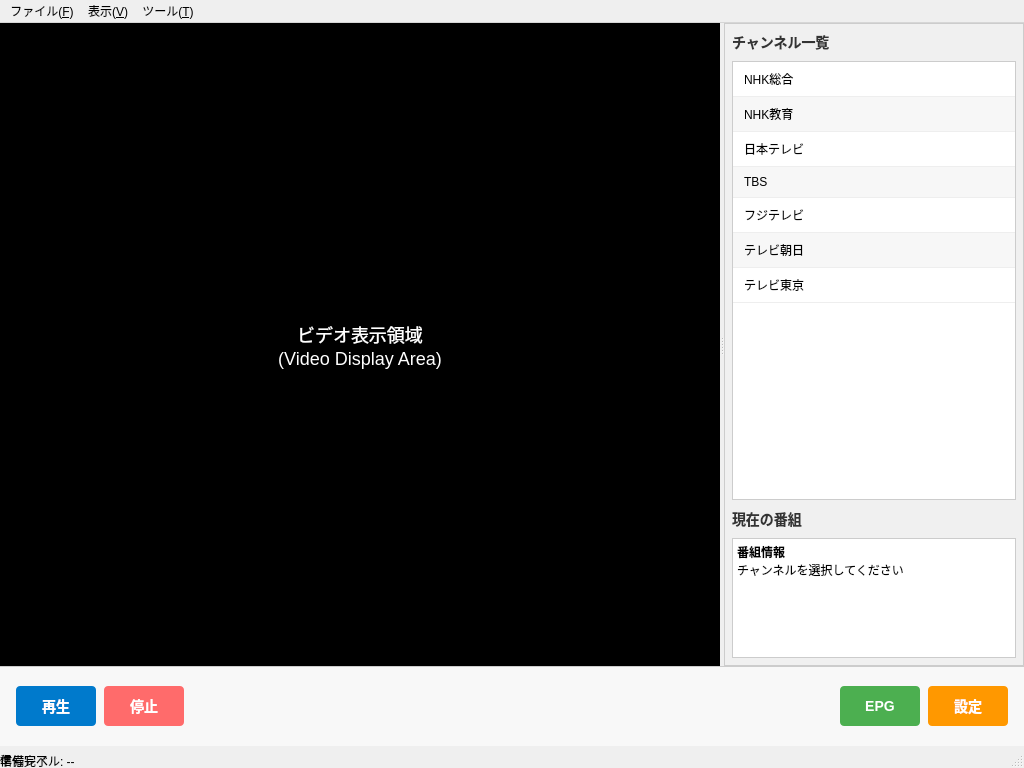
<?xml version="1.0" encoding="UTF-8"?>
<ui version="4.0">
 <class>MainWindow</class>
 <widget class="QMainWindow" name="MainWindow">
  <property name="geometry">
   <rect>
    <x>0</x>
    <y>0</y>
    <width>1024</width>
    <height>768</height>
   </rect>
  </property>
  <property name="windowTitle">
   <string>TVTest Android</string>
  </property>
  <property name="windowIcon">
   <iconset>
    <normaloff>:/icons/app_icon.png</normaloff>:/icons/app_icon.png</iconset>
  </property>
  <widget class="QWidget" name="centralwidget">
   <layout class="QVBoxLayout" name="mainVerticalLayout">
    <property name="spacing">
     <number>0</number>
    </property>
    <property name="leftMargin">
     <number>0</number>
    </property>
    <property name="topMargin">
     <number>0</number>
    </property>
    <property name="rightMargin">
     <number>0</number>
    </property>
    <property name="bottomMargin">
     <number>0</number>
    </property>
    <item>
     <widget class="QSplitter" name="mainSplitter">
      <property name="orientation">
       <enum>Qt::Horizontal</enum>
      </property>
      <widget class="QWidget" name="videoContainer">
       <property name="minimumSize">
        <size>
         <width>640</width>
         <height>480</height>
        </size>
       </property>
       <property name="styleSheet">
        <string notr="true">QWidget#videoContainer {
    background-color: black;
    border: 1px solid #333333;
}</string>
       </property>
       <layout class="QVBoxLayout" name="videoLayout">
        <property name="spacing">
         <number>0</number>
        </property>
        <property name="leftMargin">
         <number>0</number>
        </property>
        <property name="topMargin">
         <number>0</number>
        </property>
        <property name="rightMargin">
         <number>0</number>
        </property>
        <property name="bottomMargin">
         <number>0</number>
        </property>
        <item>
         <widget class="QLabel" name="videoPlaceholder">
          <property name="text">
           <string>ビデオ表示領域
(Video Display Area)</string>
          </property>
          <property name="alignment">
           <set>Qt::AlignCenter</set>
          </property>
          <property name="styleSheet">
           <string notr="true">QLabel {
    color: white;
    font-size: 18px;
    background-color: black;
}</string>
          </property>
         </widget>
        </item>
       </layout>
      </widget>
      <widget class="QWidget" name="sidePanel">
       <property name="maximumSize">
        <size>
         <width>300</width>
         <height>16777215</height>
        </size>
       </property>
       <property name="styleSheet">
        <string notr="true">QWidget#sidePanel {
    background-color: #f0f0f0;
    border: 1px solid #cccccc;
}</string>
       </property>
       <layout class="QVBoxLayout" name="sidePanelLayout">
        <property name="spacing">
         <number>8</number>
        </property>
        <property name="leftMargin">
         <number>8</number>
        </property>
        <property name="topMargin">
         <number>8</number>
        </property>
        <property name="rightMargin">
         <number>8</number>
        </property>
        <property name="bottomMargin">
         <number>8</number>
        </property>
        <item>
         <widget class="QLabel" name="channelListLabel">
          <property name="text">
           <string>チャンネル一覧</string>
          </property>
          <property name="styleSheet">
           <string notr="true">QLabel {
    font-weight: bold;
    font-size: 14px;
    color: #333333;
}</string>
          </property>
         </widget>
        </item>
        <item>
         <widget class="QListWidget" name="channelListWidget">
          <property name="alternatingRowColors">
           <bool>true</bool>
          </property>
          <property name="styleSheet">
           <string notr="true">QListWidget {
    border: 1px solid #cccccc;
    background-color: white;
    selection-background-color: #007acc;
    selection-color: white;
}

QListWidget::item {
    padding: 8px;
    border-bottom: 1px solid #eeeeee;
}

QListWidget::item:hover {
    background-color: #e6f3ff;
}

QListWidget::item:selected {
    background-color: #007acc;
    color: white;
}</string>
          </property>
          <item>
           <property name="text">
            <string>NHK総合</string>
           </property>
          </item>
          <item>
           <property name="text">
            <string>NHK教育</string>
           </property>
          </item>
          <item>
           <property name="text">
            <string>日本テレビ</string>
           </property>
          </item>
          <item>
           <property name="text">
            <string>TBS</string>
           </property>
          </item>
          <item>
           <property name="text">
            <string>フジテレビ</string>
           </property>
          </item>
          <item>
           <property name="text">
            <string>テレビ朝日</string>
           </property>
          </item>
          <item>
           <property name="text">
            <string>テレビ東京</string>
           </property>
          </item>
         </widget>
        </item>
        <item>
         <widget class="QLabel" name="currentProgramLabel">
          <property name="text">
           <string>現在の番組</string>
          </property>
          <property name="styleSheet">
           <string notr="true">QLabel {
    font-weight: bold;
    font-size: 14px;
    color: #333333;
}</string>
          </property>
         </widget>
        </item>
        <item>
         <widget class="QTextEdit" name="currentProgramInfo">
          <property name="maximumSize">
           <size>
            <width>16777215</width>
            <height>120</height>
           </size>
          </property>
          <property name="readOnly">
           <bool>true</bool>
          </property>
          <property name="html">
           <string>&lt;!DOCTYPE HTML PUBLIC &quot;-//W3C//DTD HTML 4.0//EN&quot; &quot;http://www.w3.org/TR/REC-html40/strict.dtd&quot;&gt;
&lt;html&gt;&lt;head&gt;&lt;meta name=&quot;qrichtext&quot; content=&quot;1&quot; /&gt;&lt;style type=&quot;text/css&quot;&gt;
p, li { white-space: pre-wrap; }
&lt;/style&gt;&lt;/head&gt;&lt;body style=&quot; font-family:'MS UI Gothic'; font-size:9pt; font-weight:400; font-style:normal;&quot;&gt;
&lt;p style=&quot; margin-top:0px; margin-bottom:0px; margin-left:0px; margin-right:0px; -qt-block-indent:0; text-indent:0px;&quot;&gt;&lt;span style=&quot; font-weight:600;&quot;&gt;番組情報&lt;/span&gt;&lt;/p&gt;
&lt;p style=&quot; margin-top:0px; margin-bottom:0px; margin-left:0px; margin-right:0px; -qt-block-indent:0; text-indent:0px;&quot;&gt;チャンネルを選択してください&lt;/p&gt;&lt;/body&gt;&lt;/html&gt;</string>
          </property>
          <property name="styleSheet">
           <string notr="true">QTextEdit {
    border: 1px solid #cccccc;
    background-color: white;
    font-size: 12px;
}</string>
          </property>
         </widget>
        </item>
       </layout>
      </widget>
     </widget>
    </item>
    <item>
     <widget class="QWidget" name="controlPanel">
      <property name="maximumSize">
       <size>
        <width>16777215</width>
        <height>80</height>
       </size>
      </property>
      <property name="styleSheet">
       <string notr="true">QWidget#controlPanel {
    background-color: #f8f8f8;
    border-top: 1px solid #cccccc;
}</string>
      </property>
      <layout class="QHBoxLayout" name="controlLayout">
       <property name="spacing">
        <number>8</number>
       </property>
       <property name="leftMargin">
        <number>16</number>
       </property>
       <property name="topMargin">
        <number>8</number>
       </property>
       <property name="rightMargin">
        <number>16</number>
       </property>
       <property name="bottomMargin">
        <number>8</number>
       </property>
       <item>
        <widget class="QPushButton" name="playButton">
         <property name="minimumSize">
          <size>
           <width>80</width>
           <height>40</height>
          </size>
         </property>
         <property name="text">
          <string>再生</string>
         </property>
         <property name="icon">
          <iconset>
           <normaloff>:/icons/play.png</normaloff>:/icons/play.png</iconset>
         </property>
         <property name="iconSize">
          <size>
           <width>24</width>
           <height>24</height>
          </size>
         </property>
         <property name="styleSheet">
          <string notr="true">QPushButton {
    background-color: #007acc;
    color: white;
    border: none;
    border-radius: 4px;
    font-size: 14px;
    font-weight: bold;
}

QPushButton:hover {
    background-color: #005a9c;
}

QPushButton:pressed {
    background-color: #004080;
}

QPushButton:disabled {
    background-color: #cccccc;
    color: #666666;
}</string>
         </property>
        </widget>
       </item>
       <item>
        <widget class="QPushButton" name="stopButton">
         <property name="minimumSize">
          <size>
           <width>80</width>
           <height>40</height>
          </size>
         </property>
         <property name="text">
          <string>停止</string>
         </property>
         <property name="icon">
          <iconset>
           <normaloff>:/icons/stop.png</normaloff>:/icons/stop.png</iconset>
         </property>
         <property name="iconSize">
          <size>
           <width>24</width>
           <height>24</height>
          </size>
         </property>
         <property name="styleSheet">
          <string notr="true">QPushButton {
    background-color: #ff6b6b;
    color: white;
    border: none;
    border-radius: 4px;
    font-size: 14px;
    font-weight: bold;
}

QPushButton:hover {
    background-color: #ff5252;
}

QPushButton:pressed {
    background-color: #ff1744;
}

QPushButton:disabled {
    background-color: #cccccc;
    color: #666666;
}</string>
         </property>
        </widget>
       </item>
       <item>
        <spacer name="controlSpacer">
         <property name="orientation">
          <enum>Qt::Horizontal</enum>
         </property>
         <property name="sizeHint" stdset="0">
          <size>
           <width>40</width>
           <height>20</height>
          </size>
         </property>
        </spacer>
       </item>
       <item>
        <widget class="QPushButton" name="epgButton">
         <property name="minimumSize">
          <size>
           <width>80</width>
           <height>40</height>
          </size>
         </property>
         <property name="text">
          <string>EPG</string>
         </property>
         <property name="icon">
          <iconset>
           <normaloff>:/icons/epg.png</normaloff>:/icons/epg.png</iconset>
         </property>
         <property name="iconSize">
          <size>
           <width>24</width>
           <height>24</height>
          </size>
         </property>
         <property name="styleSheet">
          <string notr="true">QPushButton {
    background-color: #4caf50;
    color: white;
    border: none;
    border-radius: 4px;
    font-size: 14px;
    font-weight: bold;
}

QPushButton:hover {
    background-color: #45a049;
}

QPushButton:pressed {
    background-color: #3d8b40;
}</string>
         </property>
        </widget>
       </item>
       <item>
        <widget class="QPushButton" name="settingsButton">
         <property name="minimumSize">
          <size>
           <width>80</width>
           <height>40</height>
          </size>
         </property>
         <property name="text">
          <string>設定</string>
         </property>
         <property name="icon">
          <iconset>
           <normaloff>:/icons/settings.png</normaloff>:/icons/settings.png</iconset>
         </property>
         <property name="iconSize">
          <size>
           <width>24</width>
           <height>24</height>
          </size>
         </property>
         <property name="styleSheet">
          <string notr="true">QPushButton {
    background-color: #ff9800;
    color: white;
    border: none;
    border-radius: 4px;
    font-size: 14px;
    font-weight: bold;
}

QPushButton:hover {
    background-color: #f57c00;
}

QPushButton:pressed {
    background-color: #ef6c00;
}</string>
         </property>
        </widget>
       </item>
      </layout>
     </widget>
    </item>
   </layout>
  </widget>
  <widget class="QMenuBar" name="menubar">
   <property name="geometry">
    <rect>
     <x>0</x>
     <y>0</y>
     <width>1024</width>
     <height>22</height>
    </rect>
   </property>
   <widget class="QMenu" name="menuFile">
    <property name="title">
     <string>ファイル(&amp;F)</string>
    </property>
    <addaction name="actionOpen"/>
    <addaction name="separator"/>
    <addaction name="actionExit"/>
   </widget>
   <widget class="QMenu" name="menuView">
    <property name="title">
     <string>表示(&amp;V)</string>
    </property>
    <addaction name="actionFullscreen"/>
    <addaction name="actionChannelList"/>
    <addaction name="separator"/>
    <addaction name="actionEPG"/>
   </widget>
   <widget class="QMenu" name="menuTools">
    <property name="title">
     <string>ツール(&amp;T)</string>
    </property>
    <addaction name="actionSettings"/>
    <addaction name="separator"/>
    <addaction name="actionAbout"/>
   </widget>
   <addaction name="menuFile"/>
   <addaction name="menuView"/>
   <addaction name="menuTools"/>
  </widget>
  <widget class="QStatusBar" name="statusbar">
   <widget class="QLabel" name="statusLabel">
    <property name="text">
     <string>準備完了</string>
    </property>
   </widget>
   <widget class="QLabel" name="signalLabel">
    <property name="text">
     <string>信号レベル: --</string>
    </property>
   </widget>
  </widget>
  <action name="actionOpen">
   <property name="text">
    <string>開く(&amp;O)...</string>
   </property>
   <property name="shortcut">
    <string>Ctrl+O</string>
   </property>
  </action>
  <action name="actionExit">
   <property name="text">
    <string>終了(&amp;X)</string>
   </property>
   <property name="shortcut">
    <string>Ctrl+Q</string>
   </property>
  </action>
  <action name="actionFullscreen">
   <property name="text">
    <string>全画面(&amp;F)</string>
   </property>
   <property name="shortcut">
    <string>F11</string>
   </property>
   <property name="checkable">
    <bool>true</bool>
   </property>
  </action>
  <action name="actionChannelList">
   <property name="text">
    <string>チャンネルリスト(&amp;C)</string>
   </property>
   <property name="shortcut">
    <string>Ctrl+L</string>
   </property>
   <property name="checkable">
    <bool>true</bool>
   </property>
   <property name="checked">
    <bool>true</bool>
   </property>
  </action>
  <action name="actionEPG">
   <property name="text">
    <string>EPG(&amp;E)</string>
   </property>
   <property name="shortcut">
    <string>Ctrl+E</string>
   </property>
  </action>
  <action name="actionSettings">
   <property name="text">
    <string>設定(&amp;S)...</string>
   </property>
   <property name="shortcut">
    <string>Ctrl+P</string>
   </property>
  </action>
  <action name="actionAbout">
   <property name="text">
    <string>TVTest Androidについて(&amp;A)...</string>
   </property>
  </action>
 </widget>
 <resources/>
 <connections/>
</ui>
